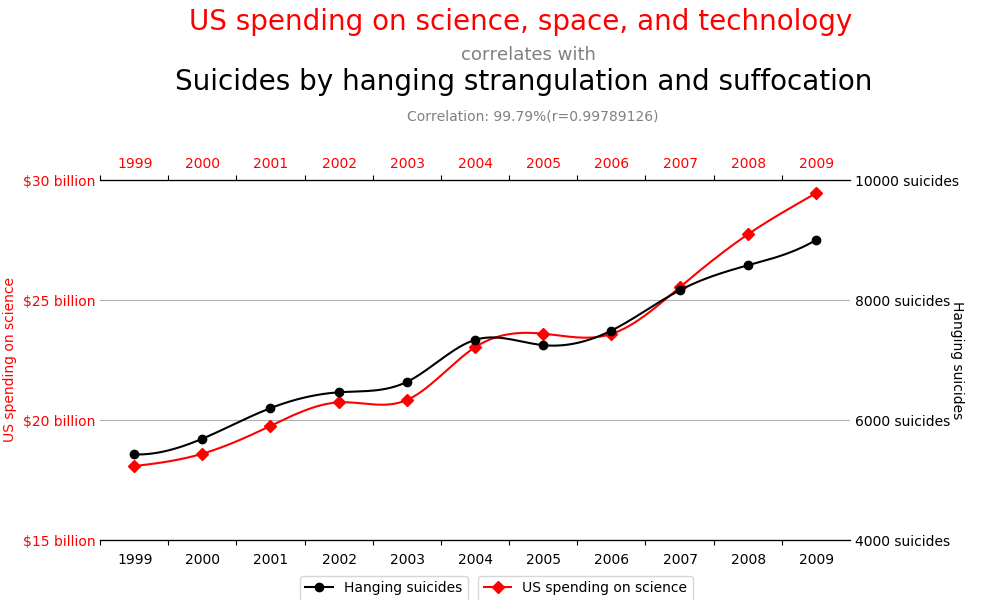

This figure's Python source:

import pandas as pd
import numpy as np
import matplotlib.pyplot as plt
import matplotlib.ticker as mticker
import matplotlib.lines as mlines
from scipy.interpolate import spline


df=pd.read_table('data.txt',sep=',',header=None)
df=df.T
df.columns=['Year','Suicide','Spending']

x=range(len(df.Year))

fig=plt.figure(figsize=(10,6))
ax0=fig.add_axes([0.1,0.1,0.75,0.6])

ax1=ax0.twinx()
ax2=ax1.twiny()

ax2.text(min(x)+0.8,12500,'US spending on science, space, and technology',color='r',fontsize=20)
ax2.text(min(x)+0.6,11500,'Suicides by hanging strangulation and suffocation',fontsize=20)
ax2.text(min(x)+4.8,12000,'correlates with',color='grey',fontsize=13)
ax2.text(min(x)+4,11000,'Correlation: 99.79%(r=0.99789126)',color='grey')

x_new=np.linspace(min(x),max(x)+0.1,300)
y_1=spline(x,df.Spending,x_new)
y_2=spline(x,df.Suicide,x_new)

ax0.plot(x_new[:-3],y_1[:-3],'r-')
ax2.plot(x_new[:-3],y_2[:-3],'k-')

ax0.plot(x,df.Spending,'rD')
ax2.plot(x,df.Suicide,'ko')
ax0.set_ylim(14,31)
ax2.set_ylim(4000,10001)

ax0.set_ylabel('US spending on science')
ax0.yaxis.label.set_color('red')
ax1.set_ylabel('Hanging suicides',rotation=-90)

ax0.set_ylim(15,30)
ax0.yaxis.grid()

ax0.yaxis.set_major_locator(mticker.FixedLocator(range(15,31,5)))
ax0.yaxis.set_major_formatter(mticker.FixedFormatter(['$%d billion'%i for i in range(15,31,5)]))
ax0.tick_params(axis='y',colors='red',length=0)

ax2.yaxis.set_major_locator(mticker.FixedLocator(range(4000,10001,2000)))
ax2.yaxis.set_major_formatter(mticker.FixedFormatter(['%d suicides'%i for i in range(4000,10001,2000)]))
ax1.tick_params(axis='y',length=0)
ax2.tick_params(axis='y',length=0)

ax0.set_xticks(np.linspace(min(x)-0.5,max(x)-0.5,11))
ax0.set_xticklabels([])
ax2.set_xticks(np.linspace(min(x)-0.5,max(x)-0.5,11))
ax2.set_xticklabels([])

for i in [3600,10200]:
    nlist=np.linspace(min(x)-0.25,max(x)-0.25,11)
    year=range(1999,2010)
    if i==3600:
        C='k'
    else:
        C='r'
    for j in range(len(nlist)):
        plt.text(nlist[j],i,'%d'%year[j],color=C)

legend1=mlines.Line2D([],[],color='r',marker='D',label='US spending on science')
legend2=mlines.Line2D([],[],color='k',marker='o',label='Hanging suicides')
Leg1=plt.legend(handles=[legend2],bbox_to_anchor=(0.5,-0.08))
ax = plt.gca().add_artist(Leg1)
plt.legend(handles=[legend1],bbox_to_anchor=(0.8,-0.08))

ax0.spines['left'].set_visible(False)
ax1.spines['left'].set_visible(False)
ax2.spines['left'].set_visible(False)
ax0.spines['right'].set_visible(False)
ax1.spines['right'].set_visible(False)
ax2.spines['right'].set_visible(False)

plt.savefig("task31.png")
plt.show()


